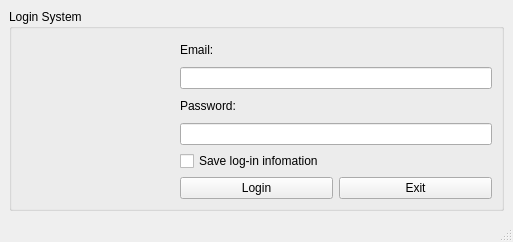
<?xml version="1.0" encoding="UTF-8"?>
<ui version="4.0">
 <class>MainWindow</class>
 <widget class="QMainWindow" name="MainWindow">
  <property name="geometry">
   <rect>
    <x>0</x>
    <y>0</y>
    <width>513</width>
    <height>242</height>
   </rect>
  </property>
  <property name="windowTitle">
   <string>MainWindow</string>
  </property>
  <widget class="QWidget" name="centralwidget">
   <layout class="QVBoxLayout" name="verticalLayout">
    <item>
     <widget class="QGroupBox" name="groupBox">
      <property name="title">
       <string>Login System</string>
      </property>
      <layout class="QGridLayout" name="gridLayout">
       <item row="0" column="1">
        <widget class="QLabel" name="label">
         <property name="text">
          <string>Email:</string>
         </property>
        </widget>
       </item>
       <item row="1" column="1" colspan="2">
        <widget class="QLineEdit" name="lineEditEmail"/>
       </item>
       <item row="3" column="1" colspan="2">
        <widget class="QLineEdit" name="lineEditPassword">
         <property name="text">
          <string/>
         </property>
         <property name="echoMode">
          <enum>QLineEdit::Password</enum>
         </property>
         <property name="clearButtonEnabled">
          <bool>true</bool>
         </property>
        </widget>
       </item>
       <item row="2" column="1">
        <widget class="QLabel" name="label_2">
         <property name="text">
          <string>Password:</string>
         </property>
        </widget>
       </item>
       <item row="4" column="1" colspan="2">
        <widget class="QCheckBox" name="checkBoxSave">
         <property name="text">
          <string>Save log-in infomation</string>
         </property>
        </widget>
       </item>
       <item row="5" column="1">
        <widget class="QPushButton" name="pushButtonLogin">
         <property name="text">
          <string>Login</string>
         </property>
         <property name="icon">
          <iconset>
           <normaloff>../Images/54330_lock_login_icon.png</normaloff>../Images/54330_lock_login_icon.png</iconset>
         </property>
        </widget>
       </item>
       <item row="5" column="2">
        <widget class="QPushButton" name="pushButtonExit">
         <property name="text">
          <string>Exit</string>
         </property>
         <property name="icon">
          <iconset>
           <normaloff>../Images/8725805_exit_icon.png</normaloff>../Images/8725805_exit_icon.png</iconset>
         </property>
        </widget>
       </item>
       <item row="0" column="0" rowspan="6">
        <widget class="QLabel" name="label_3">
         <property name="maximumSize">
          <size>
           <width>200</width>
           <height>150</height>
          </size>
         </property>
         <property name="text">
          <string/>
         </property>
         <property name="pixmap">
          <pixmap>../Images/5027870_admin_man_person_user_icon.png</pixmap>
         </property>
         <property name="scaledContents">
          <bool>true</bool>
         </property>
        </widget>
       </item>
      </layout>
     </widget>
    </item>
   </layout>
  </widget>
  <widget class="QMenuBar" name="menubar">
   <property name="geometry">
    <rect>
     <x>0</x>
     <y>0</y>
     <width>513</width>
     <height>21</height>
    </rect>
   </property>
  </widget>
  <widget class="QStatusBar" name="statusbar"/>
 </widget>
 <resources/>
 <connections>
  <connection>
   <sender>pushButtonExit</sender>
   <signal>clicked()</signal>
   <receiver>MainWindow</receiver>
   <slot>close()</slot>
   <hints>
    <hint type="sourcelabel">
     <x>428</x>
     <y>190</y>
    </hint>
    <hint type="destinationlabel">
     <x>256</x>
     <y>120</y>
    </hint>
   </hints>
  </connection>
 </connections>
</ui>
